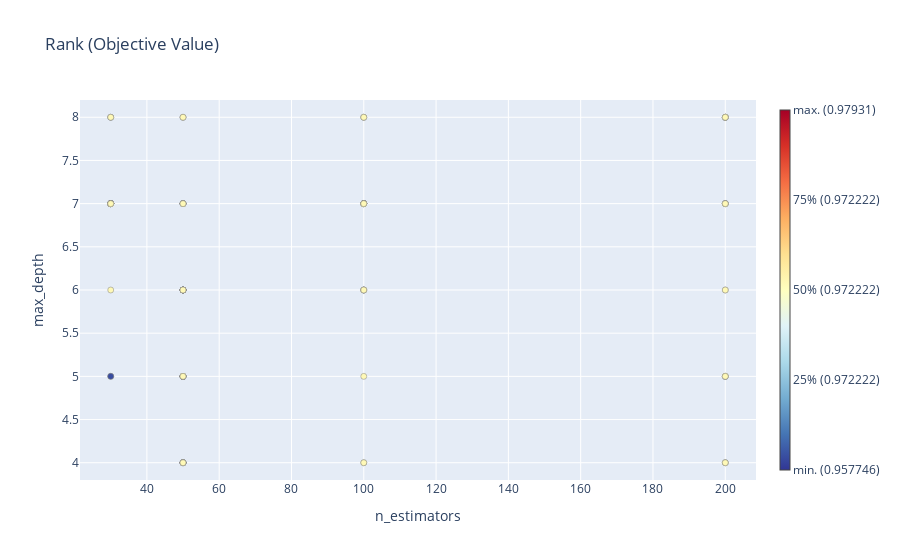

Notebook source saved alongside this figure:
### Markdown cell above
fig = optuna.visualization.plot_pareto_front(study)
fig.show()

### Code cell
fig = optuna.visualization.plot_rank(study, params=['n_estimators', 'max_depth'])
fig.show()

### Figure 1 — Plotly figure (JSON) as saved in the notebook; plotly's stock layout.template omitted (floating-point values rounded to 4 significant figures)
{"data": [{"hovertemplate": "%{hovertext}<extra></extra>", "hovertext": ["Trial #0<br>n_estimators: 50<br>criterion: entropy<br>max_depth: 4<br>max_features: sqrt<br><b>Objective Value: 0.9722222222222222</b>", "Trial #1<br>n_estimators: 50<br>criterion: log_loss<br>max_depth: 7<br>max_features: sqrt<br><b>Objective Value: 0.9722222222222222</b>", "Trial #2<br>n_estimators: 200<br>criterion: gini<br>max_depth: 7<br>max_features: sqrt<br><b>Objective Value: 0.965034965034965</b>", "Trial #3<br>n_estimators: 100<br>criterion: entropy<br>max_depth: 7<br>max_features: log2<br><b>Objective Value: 0.9722222222222222</b>", "Trial #4<br>n_estimators: 50<br>criterion: entropy<br>max_depth: 5<br>max_features: log2<br><b>Objective Value: 0.9722222222222222</b>", "Trial #5<br>n_estimators: 30<br>criterion: gini<br>max_depth: 8<br>max_features: sqrt<br><b>Objective Value: 0.965034965034965</b>", "Trial #6<br>n_estimators: 200<br>criterion: entropy<br>max_depth: 8<br>max_features: sqrt<br><b>Objective Value: 0.9722222222222222</b>", "Trial #7<br>n_estimators: 100<br>criterion: entropy<br>max_depth: 7<br>max_features: log2<br><b>Objective Value: 0.9722222222222222</b>", "Trial #8<br>n_estimators: 200<br>criterion: entropy<br>max_depth: 5<br>max_features: sqrt<br><b>Objective Value: 0.9722222222222222</b>", "Trial #9<br>n_estimators: 30<br>criterion: log_loss<br>max_depth: 7<br>max_features: log2<br><b>Objective Value: 0.9722222222222222</b>", "Trial #10<br>n_estimators: 50<br>criterion: gini<br>max_depth: 4<br>max_features: sqrt<br><b>Objective Value: 0.9722222222222222</b>", "Trial #11<br>n_estimators: 50<br>criterion: log_loss<br>max_depth: 4<br>max_features: sqrt<br><b>Objective Value: 0.9722222222222222</b>", "Trial #12<br>n_estimators: 50<br>criterion: log_loss<br>max_depth: 6<br>max_features: sqrt<br><b>Objective Value: 0.9722222222222222</b>", "Trial #13<br>n_estimators: 50<br>criterion: log_loss<br>max_depth: 6<br>max_features: sqrt<br><b>Objective Value: 0.9722222222222222</b>", "Trial #14<br>n_estimators: 50<br>criterion: log_loss<br>max_depth: 5<br>max_features: sqrt<br><b>Objective Value: 0.9722222222222222</b>", "Trial #15<br>n_estimators: 50<br>criterion: entropy<br>max_depth: 4<br>max_features: sqrt<br><b>Objective Value: 0.9722222222222222</b>", "Trial #16<br>n_estimators: 50<br>criterion: log_loss<br>max_depth: 6<br>max_features: sqrt<br><b>Objective Value: 0.9722222222222222</b>", "Trial #17<br>n_estimators: 30<br>criterion: entropy<br>max_depth: 5<br>max_features: sqrt<br><b>Objective Value: 0.9722222222222222</b>", "Trial #18<br>n_estimators: 100<br>criterion: log_loss<br>max_depth: 8<br>max_features: log2<br><b>Objective Value: 0.9722222222222222</b>", "Trial #19<br>n_estimators: 50<br>criterion: gini<br>max_depth: 7<br>max_features: sqrt<br><b>Objective Value: 0.9722222222222222</b>", "Trial #20<br>n_estimators: 50<br>criterion: log_loss<br>max_depth: 6<br>max_features: sqrt<br><b>Objective Value: 0.9722222222222222</b>", "Trial #21<br>n_estimators: 100<br>criterion: entropy<br>max_depth: 7<br>max_features: log2<br><b>Objective Value: 0.9722222222222222</b>", "Trial #22<br>n_estimators: 100<br>criterion: entropy<br>max_depth: 7<br>max_features: log2<br><b>Objective Value: 0.9722222222222222</b>", "Trial #23<br>n_estimators: 100<br>criterion: entropy<br>max_depth: 8<br>max_features: log2<br><b>Objective Value: 0.9722222222222222</b>", "Trial #24<br>n_estimators: 100<br>criterion: entropy<br>max_depth: 6<br>max_features: log2<br><b>Objective Value: 0.9722222222222222</b>", "Trial #25<br>n_estimators: 100<br>criterion: entropy<br>max_depth: 7<br>max_features: log2<br><b>Objective Value: 0.9722222222222222</b>", "Trial #26<br>n_estimators: 200<br>criterion: entropy<br>max_depth: 6<br>max_features: log2<br><b>Objective Value: 0.9722222222222222</b>", "Trial #27<br>n_estimators: 30<br>criterion: entropy<br>max_depth: 8<br>max_features: sqrt<br><b>Objective Value: 0.9722222222222222</b>", "Trial #28<br>n_estimators: 50<br>criterion: gini<br>max_depth: 7<br>max_features: log2<br><b>Objective Value: 0.965034965034965</b>", "Trial #29<br>n_estimators: 200<br>criterion: log_loss<br>max_depth: 5<br>max_features: sqrt<br><b>Objective Value: 0.9722222222222222</b>", "Trial #30<br>n_estimators: 100<br>criterion: gini<br>max_depth: 4<br>max_features: sqrt<br><b>Objective Value: 0.9722222222222222</b>", "Trial #31<br>n_estimators: 50<br>criterion: entropy<br>max_depth: 5<br>max_features: log2<br><b>Objective Value: 0.9722222222222222</b>", "Trial #32<br>n_estimators: 50<br>criterion: entropy<br>max_depth: 4<br>max_features: log2<br><b>Objective Value: 0.9722222222222222</b>", "Trial #33<br>n_estimators: 50<br>criterion: entropy<br>max_depth: 5<br>max_features: log2<br><b>Objective Value: 0.9722222222222222</b>", "Trial #34<br>n_estimators: 50<br>criterion: entropy<br>max_depth: 4<br>max_features: log2<br><b>Objective Value: 0.9722222222222222</b>", "Trial #35<br>n_estimators: 30<br>criterion: entropy<br>max_depth: 5<br>max_features: log2<br><b>Objective Value: 0.965034965034965</b>", "Trial #36<br>n_estimators: 200<br>criterion: entropy<br>max_depth: 8<br>max_features: sqrt<br><b>Objective Value: 0.9722222222222222</b>", "Trial #37<br>n_estimators: 50<br>criterion: gini<br>max_depth: 6<br>max_features: log2<br><b>Objective Value: 0.9722222222222222</b>", "Trial #38<br>n_estimators: 50<br>criterion: entropy<br>max_depth: 7<br>max_features: sqrt<br><b>Objective Value: 0.9722222222222222</b>", "Trial #39<br>n_estimators: 100<br>criterion: log_loss<br>max_depth: 4<br>max_features: log2<br><b>Objective Value: 0.9722222222222222</b>", "Trial #40<br>n_estimators: 30<br>criterion: entropy<br>max_depth: 7<br>max_features: sqrt<br><b>Objective Value: 0.9722222222222222</b>", "Trial #41<br>n_estimators: 200<br>criterion: entropy<br>max_depth: 8<br>max_features: sqrt<br><b>Objective Value: 0.9722222222222222</b>", "Trial #42<br>n_estimators: 200<br>criterion: entropy<br>max_depth: 8<br>max_features: sqrt<br><b>Objective Value: 0.9722222222222222</b>", "Trial #43<br>n_estimators: 200<br>criterion: entropy<br>max_depth: 8<br>max_features: sqrt<br><b>Objective Value: 0.9722222222222222</b>", "Trial #44<br>n_estimators: 200<br>criterion: log_loss<br>max_depth: 7<br>max_features: sqrt<br><b>Objective Value: 0.9722222222222222</b>", "Trial #45<br>n_estimators: 50<br>criterion: entropy<br>max_depth: 5<br>max_features: sqrt<br><b>Objective Value: 0.9722222222222222</b>", "Trial #46<br>n_estimators: 50<br>criterion: log_loss<br>max_depth: 6<br>max_features: sqrt<br><b>Objective Value: 0.9722222222222222</b>", "Trial #47<br>n_estimators: 50<br>criterion: gini<br>max_depth: 4<br>max_features: sqrt<br><b>Objective Value: 0.965034965034965</b>", "Trial #48<br>n_estimators: 200<br>criterion: entropy<br>max_depth: 7<br>max_features: sqrt<br><b>Objective Value: 0.9722222222222222</b>", "Trial #49<br>n_estimators: 50<br>criterion: log_loss<br>max_depth: 6<br>max_features: log2<br><b>Objective Value: 0.979020979020979</b>", "Trial #50<br>n_estimators: 50<br>criterion: log_loss<br>max_depth: 6<br>max_features: log2<br><b>Objective Value: 0.9722222222222222</b>", "Trial #51<br>n_estimators: 50<br>criterion: log_loss<br>max_depth: 5<br>max_features: log2<br><b>Objective Value: 0.9722222222222222</b>", "Trial #52<br>n_estimators: 50<br>criterion: log_loss<br>max_depth: 6<br>max_features: log2<br><b>Objective Value: 0.965034965034965</b>", "Trial #53<br>n_estimators: 50<br>criterion: log_loss<br>max_depth: 7<br>max_features: log2<br><b>Objective Value: 0.9722222222222222</b>", "Trial #54<br>n_estimators: 100<br>criterion: log_loss<br>max_depth: 6<br>max_features: log2<br><b>Objective Value: 0.9722222222222222</b>", "Trial #55<br>n_estimators: 50<br>criterion: entropy<br>max_depth: 8<br>max_features: sqrt<br><b>Objective Value: 0.9722222222222222</b>", "Trial #56<br>n_estimators: 50<br>criterion: log_loss<br>max_depth: 5<br>max_features: log2<br><b>Objective Value: 0.9722222222222222</b>", "Trial #57<br>n_estimators: 100<br>criterion: entropy<br>max_depth: 6<br>max_features: sqrt<br><b>Objective Value: 0.9722222222222222</b>", "Trial #58<br>n_estimators: 30<br>criterion: log_loss<br>max_depth: 7<br>max_features: log2<br><b>Objective Value: 0.9722222222222222</b>", "Trial #59<br>n_estimators: 50<br>criterion: entropy<br>max_depth: 4<br>max_features: sqrt<br><b>Objective Value: 0.9722222222222222</b>", "Trial #60<br>n_estimators: 100<br>criterion: gini<br>max_depth: 8<br>max_features: log2<br><b>Objective Value: 0.9722222222222222</b>", "Trial #61<br>n_estimators: 100<br>criterion: entropy<br>max_depth: 7<br>max_features: log2<br><b>Objective Value: 0.9722222222222222</b>", "Trial #62<br>n_estimators: 100<br>criterion: entropy<br>max_depth: 7<br>max_features: log2<br><b>Objective Value: 0.9722222222222222</b>", "Trial #63<br>n_estimators: 100<br>criterion: entropy<br>max_depth: 7<br>max_features: log2<br><b>Objective Value: 0.9722222222222222</b>", "Trial #64<br>n_estimators: 100<br>criterion: entropy<br>max_depth: 7<br>max_features: log2<br><b>Objective Value: 0.9722222222222222</b>", "Trial #65<br>n_estimators: 50<br>criterion: entropy<br>max_depth: 6<br>max_features: log2<br><b>Objective Value: 0.9722222222222222</b>", "Trial #66<br>n_estimators: 200<br>criterion: entropy<br>max_depth: 5<br>max_features: sqrt<br><b>Objective Value: 0.9722222222222222</b>", "Trial #67<br>n_estimators: 50<br>criterion: log_loss<br>max_depth: 8<br>max_features: log2<br><b>Objective Value: 0.9722222222222222</b>", "Trial #68<br>n_estimators: 100<br>criterion: entropy<br>max_depth: 6<br>max_features: log2<br><b>Objective Value: 0.9722222222222222</b>", "Trial #69<br>n_estimators: 30<br>criterion: entropy<br>max_depth: 7<br>max_features: sqrt<br><b>Objective Value: 0.9577464788732394</b>", "Trial #70<br>n_estimators: 50<br>criterion: gini<br>max_depth: 5<br>max_features: log2<br><b>Objective Value: 0.9722222222222222</b>", "Trial #71<br>n_estimators: 200<br>criterion: entropy<br>max_depth: 4<br>max_features: sqrt<br><b>Objective Value: 0.9722222222222222</b>", "Trial #72<br>n_estimators: 200<br>criterion: entropy<br>max_depth: 5<br>max_features: sqrt<br><b>Objective Value: 0.9722222222222222</b>", "Trial #73<br>n_estimators: 200<br>criterion: entropy<br>max_depth: 6<br>max_features: sqrt<br><b>Objective Value: 0.9722222222222222</b>", "Trial #74<br>n_estimators: 200<br>criterion: entropy<br>max_depth: 4<br>max_features: sqrt<br><b>Objective Value: 0.9722222222222222</b>", "Trial #75<br>n_estimators: 200<br>criterion: entropy<br>max_depth: 7<br>max_features: sqrt<br><b>Objective Value: 0.9722222222222222</b>", "Trial #76<br>n_estimators: 50<br>criterion: log_loss<br>max_depth: 5<br>max_features: sqrt<br><b>Objective Value: 0.9722222222222222</b>", "Trial #77<br>n_estimators: 100<br>criterion: entropy<br>max_depth: 5<br>max_features: log2<br><b>Objective Value: 0.9722222222222222</b>", "Trial #78<br>n_estimators: 50<br>criterion: entropy<br>max_depth: 4<br>max_features: sqrt<br><b>Objective Value: 0.9722222222222222</b>", "Trial #79<br>n_estimators: 200<br>criterion: log_loss<br>max_depth: 8<br>max_features: sqrt<br><b>Objective Value: 0.9722222222222222</b>", "Trial #80<br>n_estimators: 50<br>criterion: entropy<br>max_depth: 7<br>max_features: log2<br><b>Objective Value: 0.9722222222222222</b>", "Trial #81<br>n_estimators: 30<br>criterion: log_loss<br>max_depth: 7<br>max_features: log2<br><b>Objective Value: 0.9722222222222222</b>", "Trial #82<br>n_estimators: 30<br>criterion: log_loss<br>max_depth: 7<br>max_features: log2<br><b>Objective Value: 0.979020979020979</b>", "Trial #83<br>n_estimators: 30<br>criterion: log_loss<br>max_depth: 7<br>max_features: log2<br><b>Objective Value: 0.9722222222222222</b>", "Trial #84<br>n_estimators: 30<br>criterion: log_loss<br>max_depth: 7<br>max_features: log2<br><b>Objective Value: 0.9793103448275862</b>", "Trial #85<br>n_estimators: 30<br>criterion: log_loss<br>max_depth: 7<br>max_features: log2<br><b>Objective Value: 0.9722222222222222</b>", "Trial #86<br>n_estimators: 30<br>criterion: log_loss<br>max_depth: 7<br>max_features: log2<br><b>Objective Value: 0.9722222222222222</b>", "Trial #87<br>n_estimators: 30<br>criterion: log_loss<br>max_depth: 7<br>max_features: log2<br><b>Objective Value: 0.9722222222222222</b>", "Trial #88<br>n_estimators: 30<br>criterion: log_loss<br>max_depth: 8<br>max_features: log2<br><b>Objective Value: 0.9722222222222222</b>", "Trial #89<br>n_estimators: 30<br>criterion: log_loss<br>max_depth: 6<br>max_features: log2<br><b>Objective Value: 0.9722222222222222</b>", "Trial #90<br>n_estimators: 30<br>criterion: log_loss<br>max_depth: 7<br>max_features: log2<br><b>Objective Value: 0.9722222222222222</b>", "Trial #91<br>n_estimators: 50<br>criterion: log_loss<br>max_depth: 6<br>max_features: log2<br><b>Objective Value: 0.9722222222222222</b>", "Trial #92<br>n_estimators: 100<br>criterion: gini<br>max_depth: 7<br>max_features: sqrt<br><b>Objective Value: 0.9722222222222222</b>", "Trial #93<br>n_estimators: 200<br>criterion: entropy<br>max_depth: 7<br>max_features: log2<br><b>Objective Value: 0.9722222222222222</b>", "Trial #94<br>n_estimators: 50<br>criterion: entropy<br>max_depth: 8<br>max_features: sqrt<br><b>Objective Value: 0.9722222222222222</b>", "Trial #95<br>n_estimators: 30<br>criterion: log_loss<br>max_depth: 7<br>max_features: log2<br><b>Objective Value: 0.9722222222222222</b>", "Trial #96<br>n_estimators: 100<br>criterion: entropy<br>max_depth: 6<br>max_features: log2<br><b>Objective Value: 0.9722222222222222</b>", "Trial #97<br>n_estimators: 50<br>criterion: log_loss<br>max_depth: 5<br>max_features: sqrt<br><b>Objective Value: 0.9722222222222222</b>", "Trial #98<br>n_estimators: 200<br>criterion: entropy<br>max_depth: 4<br>max_features: log2<br><b>Objective Value: 0.9722222222222222</b>", "Trial #99<br>n_estimators: 50<br>criterion: entropy<br>max_depth: 7<br>max_features: sqrt<br><b>Objective Value: 0.9722222222222222</b>"], "marker": {"color": ["rgb(255, 249, 182)", "rgb(255, 249, 182)", "rgb(56, 76, 160)", "rgb(255, 249, 182)", "rgb(255, 249, 182)", "rgb(56, 76, 160)", "rgb(255, 249, 182)", "rgb(255, 249, 182)", "rgb(255, 249, 182)", "rgb(255, 249, 182)", "rgb(255, 249, 182)", "rgb(255, 249, 182)", "rgb(255, 249, 182)", "rgb(255, 249, 182)", "rgb(255, 249, 182)", "rgb(255, 249, 182)", "rgb(255, 249, 182)", "rgb(255, 249, 182)", "rgb(255, 249, 182)", "rgb(255, 249, 182)", "rgb(255, 249, 182)", "rgb(255, 249, 182)", "rgb(255, 249, 182)", "rgb(255, 249, 182)", "rgb(255, 249, 182)", "rgb(255, 249, 182)", "rgb(255, 249, 182)", "rgb(255, 249, 182)", "rgb(56, 76, 160)", "rgb(255, 249, 182)", "rgb(255, 249, 182)", "rgb(255, 249, 182)", "rgb(255, 249, 182)", "rgb(255, 249, 182)", "rgb(255, 249, 182)", "rgb(56, 76, 160)", "rgb(255, 249, 182)", "rgb(255, 249, 182)", "rgb(255, 249, 182)", "rgb(255, 249, 182)", "rgb(255, 249, 182)", "rgb(255, 249, 182)", "rgb(255, 249, 182)", "rgb(255, 249, 182)", "rgb(255, 249, 182)", "rgb(255, 249, 182)", "rgb(255, 249, 182)", "rgb(56, 76, 160)", "rgb(255, 249, 182)", "rgb(173, 7, 38)", "rgb(255, 249, 182)", "rgb(255, 249, 182)", "rgb(56, 76, 160)", "rgb(255, 249, 182)", "rgb(255, 249, 182)", "rgb(255, 249, 182)", "rgb(255, 249, 182)", "rgb(255, 249, 182)", "rgb(255, 249, 182)", "rgb(255, 249, 182)", "rgb(255, 249, 182)", "rgb(255, 249, 182)", "rgb(255, 249, 182)", "rgb(255, 249, 182)", "rgb(255, 249, 182)", "rgb(255, 249, 182)", "rgb(255, 249, 182)", "rgb(255, 249, 182)", "rgb(255, 249, 182)", "rgb(49, 54, 149)", "rgb(255, 249, 182)", "rgb(255, 249, 182)", "rgb(255, 249, 182)", "rgb(255, 249, 182)", "rgb(255, 249, 182)", "rgb(255, 249, 182)", "rgb(255, 249, 182)", "rgb(255, 249, 182)", "rgb(255, 249, 182)", "rgb(255, 249, 182)", "rgb(255, 249, 182)", "rgb(255, 249, 182)", "rgb(173, 7, 38)", "rgb(255, 249, 182)", "rgb(165, 0, 38)", "rgb(255, 249, 182)", "rgb(255, 249, 182)", "rgb(255, 249, 182)", "rgb(255, 249, 182)", "rgb(255, 249, 182)", "rgb(255, 249, 182)", "rgb(255, 249, 182)", "rgb(255, 249, 182)", "rgb(255, 249, 182)", "rgb(255, 249, 182)", "rgb(255, 249, 182)", "rgb(255, 249, 182)", "rgb(255, 249, 182)", "rgb(255, 249, 182)", "rgb(255, 249, 182)"], "line": {"color": "Grey", "width": 0.5}}, "mode": "markers", "showlegend": false, "type": "scatter", "x": [50, 50, 200, 100, 50, 30, 200, 100, 200, 30, 50, 50, 50, 50, 50, 50, 50, 30, 100, 50, 50, 100, 100, 100, 100, 100, 200, 30, 50, 200, 100, 50, 50, 50, 50, 30, 200, 50, 50, 100, 30, 200, 200, 200, 200, 50, 50, 50, 200, 50, 50, 50, 50, 50, 100, 50, 50, 100, 30, 50, 100, 100, 100, 100, 100, 50, 200, 50, 100, 30, 50, 200, 200, 200, 200, 200, 50, 100, 50, 200, 50, 30, 30, 30, 30, 30, 30, 30, 30, 30, 30, 50, 100, 200, 50, 30, 100, 50, 200, 50], "y": [4, 7, 7, 7, 5, 8, 8, 7, 5, 7, 4, 4, 6, 6, 5, 4, 6, 5, 8, 7, 6, 7, 7, 8, 6, 7, 6, 8, 7, 5, 4, 5, 4, 5, 4, 5, 8, 6, 7, 4, 7, 8, 8, 8, 7, 5, 6, 4, 7, 6, 6, 5, 6, 7, 6, 8, 5, 6, 7, 4, 8, 7, 7, 7, 7, 6, 5, 8, 6, 7, 5, 4, 5, 6, 4, 7, 5, 5, 4, 8, 7, 7, 7, 7, 7, 7, 7, 7, 8, 6, 7, 6, 7, 7, 8, 7, 6, 5, 4, 7]}, {"hoverinfo": "none", "marker": {"cmax": 1, "cmin": 0, "colorbar": {"thickness": 10, "ticktext": ["min. (0.957746)", "25% (0.972222)", "50% (0.972222)", "75% (0.972222)", "max. (0.97931)"], "tickvals": [0, 0.25, 0.5, 0.75, 1]}, "colorscale": [[0, "rgb(49,54,149)"], [0.1, "rgb(69,117,180)"], [0.2, "rgb(116,173,209)"], [0.3, "rgb(171,217,233)"], [0.4, "rgb(224,243,248)"], [0.5, "rgb(255,255,191)"], [0.6, "rgb(254,224,144)"], [0.7, "rgb(253,174,97)"], [0.8, "rgb(244,109,67)"], [0.9, "rgb(215,48,39)"], [1, "rgb(165,0,38)"]], "showscale": true}, "mode": "markers", "showlegend": false, "type": "scatter", "x": [null], "y": [null]}], "layout": {"autosize": true, "title": {"text": "Rank (Objective Value)"}, "xaxis": {"range": [21.5, 208.5], "title": {"text": "n_estimators"}, "type": "linear"}, "yaxis": {"range": [3.8, 8.2], "title": {"text": "max_depth"}, "type": "linear"}}}
